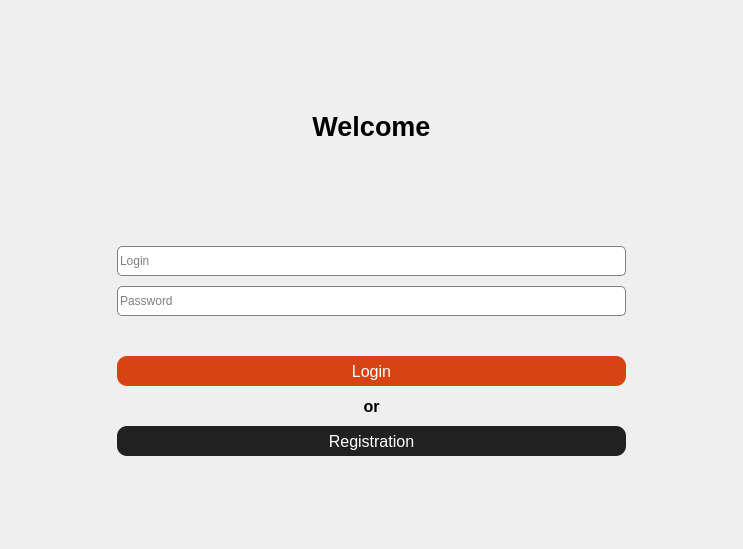
<?xml version="1.0" encoding="UTF-8"?>
<ui version="4.0">
 <class>Login</class>
 <widget class="QWidget" name="Login">
  <property name="geometry">
   <rect>
    <x>0</x>
    <y>0</y>
    <width>743</width>
    <height>549</height>
   </rect>
  </property>
  <property name="minimumSize">
   <size>
    <width>743</width>
    <height>549</height>
   </size>
  </property>
  <property name="maximumSize">
   <size>
    <width>743</width>
    <height>549</height>
   </size>
  </property>
  <property name="contextMenuPolicy">
   <enum>Qt::PreventContextMenu</enum>
  </property>
  <property name="windowTitle">
   <string>Login</string>
  </property>
  <layout class="QVBoxLayout" name="verticalLayout_2">
   <item>
    <layout class="QVBoxLayout" name="verticalLayout">
     <property name="spacing">
      <number>10</number>
     </property>
     <property name="leftMargin">
      <number>6</number>
     </property>
     <property name="topMargin">
      <number>6</number>
     </property>
     <property name="rightMargin">
      <number>6</number>
     </property>
     <property name="bottomMargin">
      <number>6</number>
     </property>
     <item>
      <widget class="QLabel" name="label_welcom">
       <property name="minimumSize">
        <size>
         <width>0</width>
         <height>0</height>
        </size>
       </property>
       <property name="maximumSize">
        <size>
         <width>1000</width>
         <height>250</height>
        </size>
       </property>
       <property name="font">
        <font>
         <pointsize>20</pointsize>
         <bold>true</bold>
        </font>
       </property>
       <property name="text">
        <string>Welcome</string>
       </property>
       <property name="alignment">
        <set>Qt::AlignCenter</set>
       </property>
      </widget>
     </item>
     <item>
      <layout class="QHBoxLayout" name="horizontalLayout">
       <property name="leftMargin">
        <number>100</number>
       </property>
       <property name="rightMargin">
        <number>100</number>
       </property>
       <item>
        <widget class="QLineEdit" name="input_login">
         <property name="sizePolicy">
          <sizepolicy hsizetype="Expanding" vsizetype="Preferred">
           <horstretch>0</horstretch>
           <verstretch>0</verstretch>
          </sizepolicy>
         </property>
         <property name="maximumSize">
          <size>
           <width>16777215</width>
           <height>30</height>
          </size>
         </property>
         <property name="styleSheet">
          <string notr="true">  border-radius: 5px;
border:0.5px solid grey;</string>
         </property>
         <property name="text">
          <string/>
         </property>
         <property name="placeholderText">
          <string>Login</string>
         </property>
        </widget>
       </item>
      </layout>
     </item>
     <item>
      <layout class="QHBoxLayout" name="horizontalLayout_2">
       <property name="leftMargin">
        <number>100</number>
       </property>
       <property name="rightMargin">
        <number>100</number>
       </property>
       <item>
        <widget class="QLineEdit" name="input_pass">
         <property name="maximumSize">
          <size>
           <width>16777215</width>
           <height>30</height>
          </size>
         </property>
         <property name="styleSheet">
          <string notr="true">  border-radius: 5px;
border:0.5px solid grey;
</string>
         </property>
         <property name="echoMode">
          <enum>QLineEdit::Password</enum>
         </property>
         <property name="placeholderText">
          <string>Password</string>
         </property>
        </widget>
       </item>
      </layout>
     </item>
     <item>
      <widget class="QLabel" name="label_3">
       <property name="maximumSize">
        <size>
         <width>16777215</width>
         <height>20</height>
        </size>
       </property>
       <property name="text">
        <string/>
       </property>
      </widget>
     </item>
     <item>
      <layout class="QVBoxLayout" name="verticalLayout_3">
       <property name="leftMargin">
        <number>100</number>
       </property>
       <property name="rightMargin">
        <number>100</number>
       </property>
       <item>
        <widget class="QPushButton" name="btn_login">
         <property name="sizePolicy">
          <sizepolicy hsizetype="Preferred" vsizetype="Preferred">
           <horstretch>0</horstretch>
           <verstretch>0</verstretch>
          </sizepolicy>
         </property>
         <property name="minimumSize">
          <size>
           <width>0</width>
           <height>0</height>
          </size>
         </property>
         <property name="maximumSize">
          <size>
           <width>1000</width>
           <height>30</height>
          </size>
         </property>
         <property name="styleSheet">
          <string notr="true">QPushButton{

background-color: #d84315; 
  color: white;
  border: none;
  border-radius: 10px;
  font-size: 16px;
 text-align: center;

}
QPushButton:pressed{
background-color: #424242;


}</string>
         </property>
         <property name="text">
          <string>Login</string>
         </property>
        </widget>
       </item>
       <item>
        <widget class="QLabel" name="label">
         <property name="minimumSize">
          <size>
           <width>0</width>
           <height>0</height>
          </size>
         </property>
         <property name="maximumSize">
          <size>
           <width>1000</width>
           <height>20</height>
          </size>
         </property>
         <property name="font">
          <font>
           <pointsize>12</pointsize>
           <bold>true</bold>
          </font>
         </property>
         <property name="text">
          <string>or</string>
         </property>
         <property name="alignment">
          <set>Qt::AlignCenter</set>
         </property>
        </widget>
       </item>
       <item>
        <widget class="QPushButton" name="btn_reg">
         <property name="sizePolicy">
          <sizepolicy hsizetype="Preferred" vsizetype="Preferred">
           <horstretch>0</horstretch>
           <verstretch>0</verstretch>
          </sizepolicy>
         </property>
         <property name="minimumSize">
          <size>
           <width>0</width>
           <height>0</height>
          </size>
         </property>
         <property name="maximumSize">
          <size>
           <width>1000</width>
           <height>30</height>
          </size>
         </property>
         <property name="styleSheet">
          <string notr="true">QPushButton{

background-color: #212121; 
  color: white;
  border: none;
  border-radius: 10px;
  font-size: 16px;
 text-align: center;

}
QPushButton:pressed{
background-color: #424242;


}</string>
         </property>
         <property name="text">
          <string>Registration</string>
         </property>
        </widget>
       </item>
      </layout>
     </item>
    </layout>
   </item>
   <item>
    <widget class="QLabel" name="label_2">
     <property name="maximumSize">
      <size>
       <width>16777213</width>
       <height>70</height>
      </size>
     </property>
     <property name="text">
      <string/>
     </property>
    </widget>
   </item>
  </layout>
 </widget>
 <resources/>
 <connections/>
</ui>
